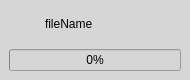
<?xml version="1.0" encoding="UTF-8"?>
<ui version="4.0">
 <class>FileItem</class>
 <widget class="QWidget" name="FileItem">
  <property name="geometry">
   <rect>
    <x>0</x>
    <y>0</y>
    <width>190</width>
    <height>80</height>
   </rect>
  </property>
  <property name="minimumSize">
   <size>
    <width>190</width>
    <height>80</height>
   </size>
  </property>
  <property name="maximumSize">
   <size>
    <width>16777215</width>
    <height>80</height>
   </size>
  </property>
  <property name="windowTitle">
   <string>Form</string>
  </property>
  <property name="styleSheet">
   <string notr="true">background-color: rgb(214, 214, 214);</string>
  </property>
  <layout class="QVBoxLayout" name="verticalLayout">
   <property name="spacing">
    <number>0</number>
   </property>
   <property name="leftMargin">
    <number>0</number>
   </property>
   <property name="topMargin">
    <number>0</number>
   </property>
   <property name="rightMargin">
    <number>0</number>
   </property>
   <property name="bottomMargin">
    <number>0</number>
   </property>
   <item>
    <widget class="QWidget" name="wdg_fileTop" native="true">
     <property name="minimumSize">
      <size>
       <width>0</width>
       <height>40</height>
      </size>
     </property>
     <property name="maximumSize">
      <size>
       <width>16777215</width>
       <height>40</height>
      </size>
     </property>
     <layout class="QHBoxLayout" name="horizontalLayout">
      <property name="leftMargin">
       <number>8</number>
      </property>
      <property name="topMargin">
       <number>8</number>
      </property>
      <property name="rightMargin">
       <number>0</number>
      </property>
      <property name="bottomMargin">
       <number>0</number>
      </property>
      <item>
       <widget class="QLabel" name="lb_fileIcon">
        <property name="minimumSize">
         <size>
          <width>31</width>
          <height>30</height>
         </size>
        </property>
        <property name="maximumSize">
         <size>
          <width>31</width>
          <height>30</height>
         </size>
        </property>
        <property name="text">
         <string/>
        </property>
        <property name="pixmap">
         <pixmap resource="resource.qrc">:/images/file.ico</pixmap>
        </property>
        <property name="scaledContents">
         <bool>true</bool>
        </property>
       </widget>
      </item>
      <item>
       <widget class="QLabel" name="lb_fileName">
        <property name="text">
         <string>fileName</string>
        </property>
       </widget>
      </item>
     </layout>
    </widget>
   </item>
   <item>
    <widget class="QWidget" name="wdg_fileBottom" native="true">
     <layout class="QHBoxLayout" name="horizontalLayout_2">
      <property name="spacing">
       <number>0</number>
      </property>
      <property name="leftMargin">
       <number>0</number>
      </property>
      <property name="topMargin">
       <number>0</number>
      </property>
      <property name="rightMargin">
       <number>0</number>
      </property>
      <property name="bottomMargin">
       <number>0</number>
      </property>
      <item>
       <widget class="QStackedWidget" name="stackedWidget">
        <property name="currentIndex">
         <number>1</number>
        </property>
        <widget class="QWidget" name="page_1">
         <layout class="QHBoxLayout" name="horizontalLayout_3">
          <item>
           <widget class="QLabel" name="lb_waitClient">
            <property name="minimumSize">
             <size>
              <width>0</width>
              <height>30</height>
             </size>
            </property>
            <property name="maximumSize">
             <size>
              <width>16777215</width>
              <height>30</height>
             </size>
            </property>
            <property name="text">
             <string>等待对方确认</string>
            </property>
           </widget>
          </item>
         </layout>
        </widget>
        <widget class="QWidget" name="page_2">
         <layout class="QHBoxLayout" name="horizontalLayout_4">
          <item>
           <widget class="QProgressBar" name="pgb_fileProcess">
            <property name="value">
             <number>0</number>
            </property>
           </widget>
          </item>
         </layout>
        </widget>
        <widget class="QWidget" name="page_3">
         <layout class="QHBoxLayout" name="horizontalLayout_5">
          <item>
           <widget class="QLabel" name="lb_finish">
            <property name="text">
             <string>传输完成</string>
            </property>
           </widget>
          </item>
         </layout>
        </widget>
        <widget class="QWidget" name="page_4">
         <layout class="QHBoxLayout" name="horizontalLayout_6">
          <item>
           <spacer name="horizontalSpacer">
            <property name="orientation">
             <enum>Qt::Horizontal</enum>
            </property>
            <property name="sizeHint" stdset="0">
             <size>
              <width>7</width>
              <height>19</height>
             </size>
            </property>
           </spacer>
          </item>
          <item>
           <widget class="QPushButton" name="pb_recv">
            <property name="text">
             <string>接收</string>
            </property>
           </widget>
          </item>
          <item>
           <widget class="QPushButton" name="pb_reject">
            <property name="text">
             <string>拒绝</string>
            </property>
           </widget>
          </item>
         </layout>
        </widget>
        <widget class="QWidget" name="page_5">
         <layout class="QHBoxLayout" name="horizontalLayout_8">
          <item>
           <widget class="QLabel" name="lb_waitServer">
            <property name="text">
             <string>等待传输</string>
            </property>
           </widget>
          </item>
         </layout>
        </widget>
        <widget class="QWidget" name="page_6">
         <layout class="QHBoxLayout" name="horizontalLayout_7">
          <item>
           <spacer name="horizontalSpacer_2">
            <property name="orientation">
             <enum>Qt::Horizontal</enum>
            </property>
            <property name="sizeHint" stdset="0">
             <size>
              <width>40</width>
              <height>20</height>
             </size>
            </property>
           </spacer>
          </item>
          <item>
           <widget class="QPushButton" name="pb_continue">
            <property name="text">
             <string>续传</string>
            </property>
           </widget>
          </item>
         </layout>
        </widget>
       </widget>
      </item>
     </layout>
    </widget>
   </item>
  </layout>
 </widget>
 <resources>
  <include location="resource.qrc"/>
 </resources>
 <connections/>
</ui>
